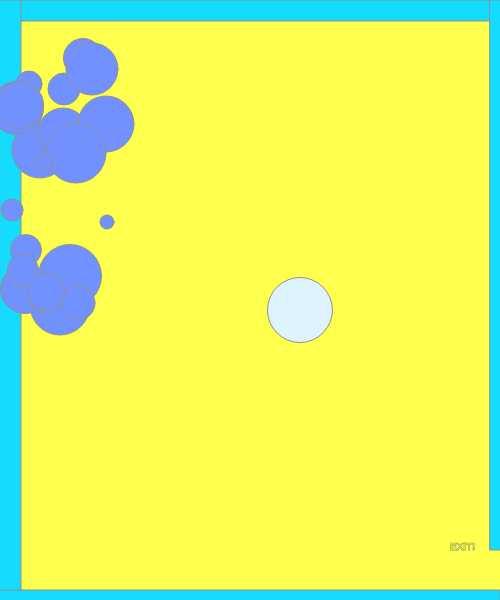
Frame 1 (no input)
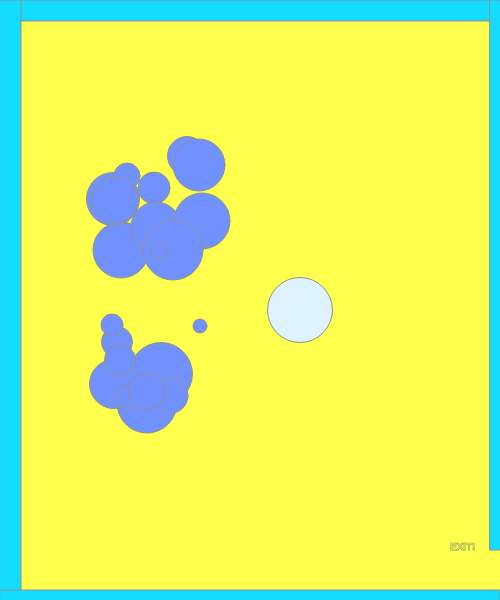
Frame 60 (no input)
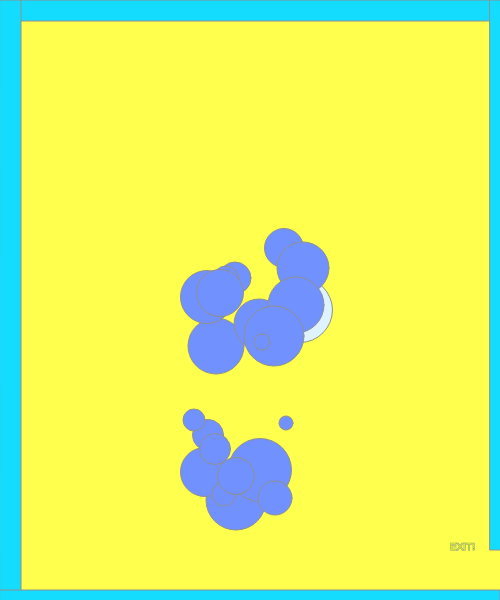
Frame 120 (the mouse pressed at the canvas centre since frame 60)

The p5.js sketch that drew these frames (run headless with seeded random() and noise() and a simulated clock; from frame 60 on, the mouse is pressed at the canvas centre):

// p5.js sketch
// ── sketch.js
var characterX = 90;
var characterY = 90;
var characterW = 90;
var characterZ = 90;

var w = 87;
var s = 83;
var a = 65;
var d = 68;

var shapeX = 30;
var shapeY = 50;
var shapeW = 30;
var shapeZ = 50;

var shapeXs = [];
var shapeYs = [];
var shapeWs = [];
var shapeWs = [];

var diameters = [];

var shapeXSpeeds = [];
var shapeYSpeeds = [];
var shapeWSpeeds = [];
var shapeZSpeeds = [];

var mouseShapeX;
var mouseShapeY;
var mouseShapeW;
var mouseShapeZ;

function setup() {
    createCanvas(500, 600);
    for (var i = 0; i < 21; i++) {
        shapeXSpeeds[i] = Math.floor(Math.random() * (Math.floor(Math.random() * 5)) + 1);
        shapeYSpeeds[i] = Math.floor(Math.random() * (Math.floor(Math.random() * 5)) + 1);
        shapeXs[i] = getRandomNumber(100);
        shapeYs[i] = getRandomNumber(300);
        diameters[i] = getRandomNumber(55);
    }

    createCharacter(300, 310);
    fill(200,20,400);
}

function draw() {
    background(420, 425, 78);
    stroke(144);
    fill(20,220,300);

   
    createBorders(21);

    
    textSize(10);
    fill(222,323,22);
    text("EXIT!", width - 50, height - 50)

    drawCharacter();
    characterMovement();
    fill(113, 145, 334);

    for (var i = 0; i < shapeXs.length; i++) {
        circle(shapeXs[i], shapeYs[i], diameters[i]);
        shapeXSpeeds[i] = Math.floor(Math.random() * (Math.floor(Math.random() * 5)) + 1);
        shapeYSpeeds[i] = Math.floor(Math.random() * (Math.floor(Math.random() * 5)) + 1);


        shapeXs[i] += shapeXSpeeds[i];
        shapeYs[i] += shapeYSpeeds[i];
        

        if (shapeXs[i] > width) {
            shapeXs[i] = 0;
        }
        if (shapeXs[i] < 0) {
            shapeXs[i] = width;
        }
        if (shapeYs[i] > height) {
            shapeYs[i] = 0;
        }
        if (shapeYs[i] < 0) {
            shapeYs[i] = height;
        }
    }

    if (characterX > width && characterY > width - 50) {
        fill(155,334,227);
        stroke(2);
        textSize(70);
        text("You Win!", width / 2 - 50, height / 2 - 50);
    }

    fill(420, 200, 40);
    square(mouseShapeX, mouseShapeY, 85);
    fill(120, 20, 420);
    circle(mouseShapeX, mouseShapeY, 45);
    fill(320, 220, 380);
    square(mouseShapeX, mouseShapeY, 55);
    fill(330, 520, 420);
    circle(mouseShapeX, mouseShapeY, 25);
    
}

function characterMovement() {
    // handle the keys
    if (keyIsDown(w)) {
        characterY -= 10;
    }
    if (keyIsDown(s)) {
        characterY += 10;
    }
    if (keyIsDown(a)) {
        characterX -= 10;
        console.log("movement: " + characterX);
    }
    if (keyIsDown(d)) {
        characterX += 10;

           if (keyIsDown(w)) {
        characterY -= 10;
    }
    if (keyIsDown(s)) {
        characterY += 10;
    }
    if (keyIsDown(a)) {
        characterX -= 10;
        console.log("movement: " + characterX);
    }
    if (keyIsDown(d)) {
        characterX += 10;
    }
    }
}

function createCharacter(x, y) {
    characterX = x;
    characterY = y;
}

function drawCharacter() {
    fill(223, 243, 423);
    circle(characterX, characterY, 65);
}

function createBorders(thickness) {
   
    rect(0, 0, width, thickness);
    rect(0, 0, thickness, height);
    rect(0, height -10, width, thickness);
    rect(width -10,  0, thickness, height - 50);
}

function mouseClicked() {
    mouseShapeX = mouseX;
    mouseShapeY = mouseY;
    mouseShapeW = mouseW;
    mouseShapeZ = mouseShapeZ;
}

function getRandomNumber(number) {
    return Math.floor(Math.random() * number) + 10;
}
